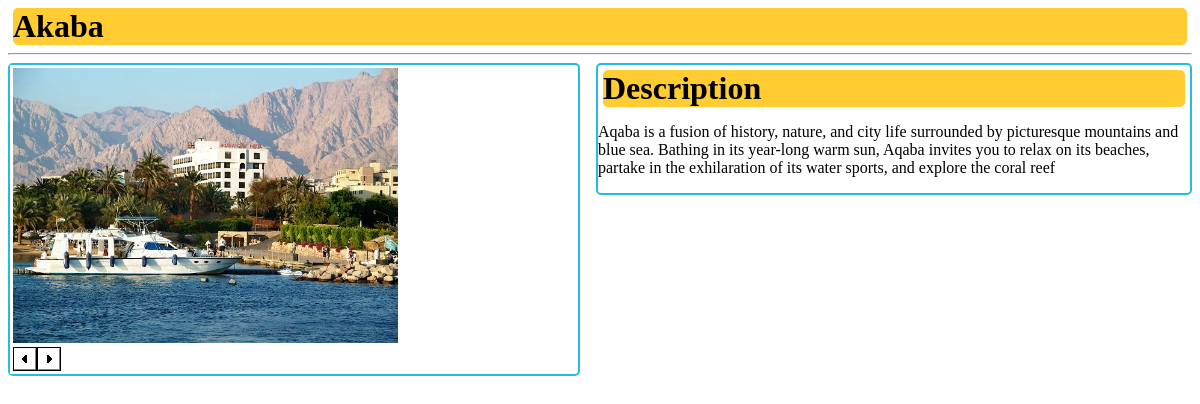
Page /showplace.php?myplaceid=2 on the committed database.
### tables this page shows
CREATE TABLE IF NOT EXISTS `place` (
  `id` int(11) NOT NULL AUTO_INCREMENT,
  `name` varchar(100) NOT NULL,
  `description` varchar(255) DEFAULT NULL,
  `photo1` varchar(100) DEFAULT NULL,
  `photo2` varchar(100) DEFAULT NULL,
  `photo3` varchar(100) DEFAULT NULL,
  PRIMARY KEY (`id`)
);

### showplace.php (the view, shortened to what this page needs)
<html>
<head>
<link href="scripts/css/lightbox.css" rel="stylesheet" />
</head>
<body>
<?php
if(!isset($_GET['myplaceid']))
{
$id=$_SESSION['placeid'];
}
else
{
$id=$_GET['myplaceid'];
}
include('init.php');
$query=
"SELECT
place.`name`,
place.description,
place.photo1,
place.photo2,
place.photo3
FROM `place` ".
" WHERE place.id = ".$id.";";
$result=mysql_query($query,$dbcon) or die("<h3 style='color:red;'>error getting data</h3>");
while($row=mysql_fetch_array($result,MYSQL_ASSOC))
{
echo "<h1 class='h1' >".$row['name']."</h1>";
echo "<hr/>";
echo "<div id='rightdiv'><h1 class='h1' >Description</h1><p>".$row['description']."</p></div>";
echo "<div id='leftdiv'>";
echo "<table><tr>";
echo "<td><div class='divForimg'>";
echo "<a title=".$row['name']." rel='lightbox[roadtrip]' href=".$row['photo1']."><img id='myimage' style='vertical-align:top;'class='imageAdapter' src=".$row['photo1']." width=100% height=100% align=center /></a>";
echo "</div>";
echo "</td>";
echo "</tr>";
  echo "<tr>";
    	 echo "<td>";
		  echo "<img  src='./images/zback.gif' onclick='showResult(1,".$id.");'/>";
	echo "<img  src='./images/zforward.gif' onclick='showResult(2,".$id.");'/>";
    	 echo "</td>";
     echo "</tr>";
echo "</table>";
echo "</div>";
}
?>
</body>
</html>

### showplace.php (style rules this page uses)
table { background-color:#ffffff;padding:0;margin:0; }
.h1 { font-family:cursive; border-radius:5px 5px 5px 5px; background:#ffcc32; margin:5px 5px 5px 5px; }
#rightdiv { float:right;display:inline;width:50%;border:2px solid #25bbe8; border-radius:5px 5px 5px 5px; }
#leftdiv { float:left;display:inline;width:48%;border:2px solid #25bbe8;text-align:center; border-radius:5px 5px 5px 5px; }
.imageAdapter { text-align:center; width:385px; height:275px; }
.divForimg { text-align:center; border-radius:5px 5px 5px 5px; }

### rows in the picture
place: name "Akaba", description "Aqaba is a fusion of history, nature, and city life surrounded by picturesque mountains and blue sea. Bathing in its year-long warm sun, Aqaba invites you to relax on its beaches, partake in the exhilaration of its water sports, and explore the coral reef", photo1 (picture)
